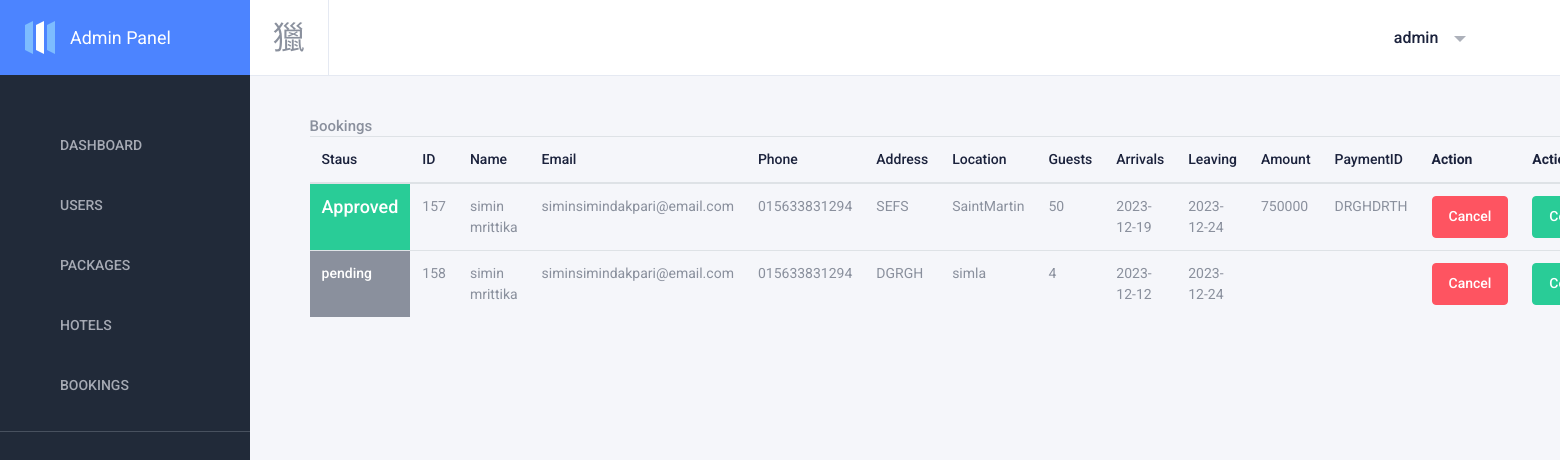
/admin/bookings.php (signed in), run on the app's committed database.
### tables this page shows
CREATE TABLE `bookings` (
  `id` int(11) NOT NULL,
  `name` varchar(27) DEFAULT NULL,
  `email` varchar(27) DEFAULT NULL,
  `phone` varchar(27) DEFAULT NULL,
  `address` varchar(27) DEFAULT NULL,
  `location` varchar(27) DEFAULT NULL,
  `guests` varchar(27) DEFAULT NULL,
  `arrivals` varchar(27) DEFAULT NULL,
  `leaving` varchar(27) DEFAULT NULL,
  `status` varchar(11) DEFAULT NULL,
  `pid` varchar(255) DEFAULT NULL,
  `amount` char(255) DEFAULT NULL
);

### admin/bookings.php (the view, shortened to what this page needs)
<?php
function run_query($query)
{
  require('db.php');
  if ($result = $mysqli->query($query)) {
    return $result;
  }
}
function page_load()
{
  require_once('header.php');
  $query = "SELECT * FROM bookings";
  $result = run_query($query);
  Table_of_package_list($result);
}
page_load();
function Table_of_package_list($result)
{
  echo '<div class="content-wrapper">
  <div class="content">
    <div class="row">
      <div class="col-md-6">
        <h6>Bookings</h6>
      </div>
      <!-- <div class="col-md-6">
        <a href="add-hotel.php" class="btn btn-success" style="float:right">Add</a>
      </div> -->
      <div class="col-md-12">
        <table class="table">
          <thead>
            <tr>
              <th>Staus</th>
              <th>ID</th>
              <th>Name</th>
              <th>Email</th>
              <th>Phone</th>
              <th>Address</th>
              <th>Location</th>
              <th>Guests</th>
              <th>Arrivals</th>
              <th>Leaving</th>
              <th>Amount</th>
              <th>PaymentID</th>
              <th><b style="color:ffffff;">Action</b></th>
              <th><b style="color:ffffff;">Action</b></th>
            </tr>
          </thead>
          <tbody>';
  foreach ($result as $item) {
    if ($item["status"] == "Approved")
    {
      $table_data = '<td class = "h5 bg-success text-white">' . $item["status"] . ' </td>' ;
    }
    else if ($item["status"] == "pending")
    {
      $table_data = '<td class = "bg-secondary text-white">' . $item["status"] . ' </td>' ;
    }
    echo '<tr>';
    echo $table_data;
               echo '<td>' . $item["id"] . ' </td>
                <td>' . $item["name"] . ' </td>
                <td>' . $item["email"] . ' </td>
                <td>' . $item["phone"] . ' </td>
                <td>' . $item["address"] . ' </td>
                <td>' . $item["location"] . ' </td>
                <td>' . $item["guests"] . ' </td>
                <td>' . $item["arrivals"] . ' </td>
                <td>' . $item["leaving"] . ' </td>
                <td>' . $item["amount"] . ' </td>
                <td>' . $item["pid"] . ' </td>
                <td>
                  <form method="post">
                  <input type="hidden" name="id_to_cancel" value=" ' . $item["id"] . '">
                    <button type="submit" name="cancel_button" class="btn btn-danger">Cancel</button>
                  </form>
                </td>
                <td>
                  <form method="post">
                  <input type="hidden" name="id_to_cancel" value=" ' . $item["id"] . '">
                    <button type="submit" name="confirm_button" class="btn btn-success">Confirm</button>
                  </form>
                </td>
              </tr>';
  }
  echo '</tbody>
        </table>
      </div>
    </div>
  </div>
</div>';
}
?>

### admin/header.php (shortened to what this page needs)
<!DOCTYPE html>
<html lang="en" dir="ltr">
<head>
  <link href="https://cdn.materialdesignicons.com/3.0.39/css/materialdesignicons.min.css" rel="stylesheet" />
  <link href="assets/plugins/toaster/toastr.min.css" rel="stylesheet" />
  <link href="assets/plugins/nprogress/nprogress.css" rel="stylesheet" />
  <link href="assets/plugins/flag-icons/css/flag-icon.min.css" rel="stylesheet" />
  <link href="assets/plugins/jvectormap/jquery-jvectormap-2.0.3.css" rel="stylesheet" />
  <link href="assets/plugins/ladda/ladda.min.css" rel="stylesheet" />
  <link href="assets/plugins/select2/css/select2.min.css" rel="stylesheet" />
  <link href="assets/plugins/daterangepicker/daterangepicker.css" rel="stylesheet" />
  <link id="sleek-css" rel="stylesheet" href="assets/css/sleek.css" />
</head>
<body class="sidebar-fixed sidebar-dark header-light header-fixed" id="body">
  <div class="wrapper">
    <aside class="left-sidebar bg-sidebar">
      <div id="sidebar" class="sidebar sidebar-with-footer">
        <div class="app-brand">
          <a href="index.php">
            <span class="brand-name">Admin Panel</span>
          </a>
        </div>
        <?php include('sidebar.php') ?>
      </div>
    </aside>
    <div class="page-wrapper">
      <header class="main-header " id="header">
        <nav class="navbar navbar-static-top navbar-expand-lg">
          <button id="sidebar-toggler" class="sidebar-toggle mr-auto">
          </button>
          <div class="navbar-right ">
            <ul class="nav navbar-nav">
              <li class="dropdown user-menu">
                <button href="#" class="dropdown-toggle nav-link" data-toggle="dropdown">
                  <span class="d-none d-lg-inline-block">admin</span>
                </button>
              </li>
            </ul>
          </div>
        </nav>
      </header>

### admin/sidebar.php (shortened to what this page needs)
<div class="sidebar-scrollbar">
  <ul class="nav sidebar-inner" id="sidebar-menu">
    <li>
      <a class="sidenav-item-link" href="index.php">
        <span class="nav-text">Dashboard </span>
      </a>
    </li>
    <li>
        <a class="sidenav-item-link" href="index.php">
              <span class="nav-text">Users</span>
          </a>
      </li>
    <li>
      <a class="sidenav-item-link" href="packages.php">
        <span class="nav-text">Packages</span>
      </a>
    </li>
    <li>
      <a class="sidenav-item-link" href="hotels.php">
        <span class="nav-text">Hotels</span>
      </a>
    </li>
    <li >
      <a class="sidenav-item-link" href="bookings.php">
        <span class="nav-text">Bookings</span>
      </a>
    </li>
  </ul>
</div>
<hr class="separator" />

### data on the page
bookings: status "Approved", id "157", name "simin mrittika", email "siminsimindakpari@email.com", phone "015633831294", address "SEFS", location "SaintMartin", guests "50", arrivals "2023-12-19", leaving "2023-12-24", amount "750000", pid "DRGHDRTH"
bookings: status "pending", id "158", name "simin mrittika", email "siminsimindakpari@email.com", phone "015633831294", address "DGRGH", location "simla", guests "4", arrivals "2023-12-12", leaving "2023-12-24"
